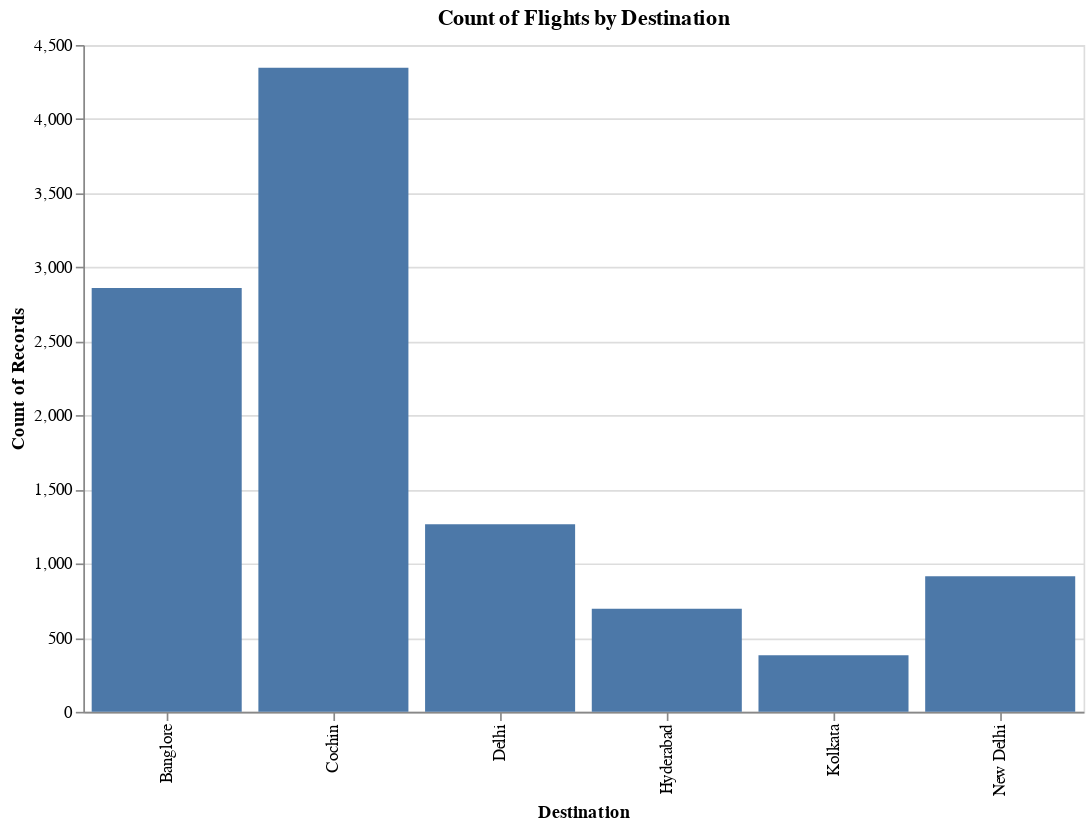

Here is the notebook cell this chart was saved with:
### Code cell
# Bar chart for destination

alt.data_transformers.enable("vegafusion")
chart = alt.Chart(df).mark_bar().encode(
    x='Destination',
    y='count()',
    tooltip=['Destination', 'count()']
).properties(
    title='Count of Flights by Destination',
    width=600,
    height=400
)

chart.display()

### Figure 1 — Vega specification as saved in the notebook (floating-point values rounded to 4 significant figures)
{"$schema": "https://vega.github.io/schema/vega/v5.json", "data": [{"name": "source_0", "values": [{"Destination": "New Delhi", "__count": 914}, {"Destination": "Banglore", "__count": 2860}, {"Destination": "Cochin", "__count": 4346}, {"Destination": "Kolkata", "__count": 381}, {"Destination": "Delhi", "__count": 1265}, {"Destination": "Hyderabad", "__count": 696}]}, {"name": "source_0_x_domain_Destination", "values": [{"Destination": "New Delhi"}, {"Destination": "Banglore"}, {"Destination": "Cochin"}, {"Destination": "Kolkata"}, {"Destination": "Delhi"}, {"Destination": "Hyderabad"}]}, {"name": "source_0_y_domain___count", "values": [{"min": 381, "max": 4346}]}], "marks": [{"type": "rect", "name": "marks", "from": {"data": "source_0"}, "encode": {"update": {"y": {"field": "__count", "scale": "y"}, "x": {"field": "Destination", "scale": "x"}, "fill": {"value": "#4c78a8"}, "width": {"signal": "max(0.25, bandwidth('x'))"}, "y2": {"value": 0, "scale": "y"}, "tooltip": {"signal": "{\"Destination\": isValid(datum[\"Destination\"]) ? datum[\"Destination\"] : \"\"+datum[\"Destination\"], \"Count of Records\": format(datum[\"__count\"], \"\")}"}}}, "style": ["bar"]}], "scales": [{"name": "x", "type": "band", "domain": {"data": "source_0_x_domain_Destination", "field": "Destination", "sort": true}, "range": [0, {"signal": "width"}], "paddingOuter": 0.05, "paddingInner": 0.1}, {"name": "y", "type": "linear", "domain": [{"signal": "(data(\"source_0_y_domain___count\")[0] || {}).min"}, {"signal": "(data(\"source_0_y_domain___count\")[0] || {}).max"}], "range": [{"signal": "height"}, 0], "zero": true, "nice": true}], "axes": [{"scale": "y", "minExtent": 0, "aria": false, "maxExtent": 0, "gridScale": "x", "ticks": false, "zindex": 0, "tickCount": {"signal": "ceil(height/40)"}, "orient": "left", "grid": true, "labels": false, "domain": false}, {"scale": "x", "orient": "bottom", "title": "Destination", "labelAlign": "right", "grid": false, "labelAngle": 270, "zindex": 0, "labelBaseline": "middle"}, {"scale": "y", "zindex": 0, "grid": false, "labelOverlap": true, "orient": "left", "title": "Count of Records", "tickCount": {"signal": "ceil(height/40)"}}], "title": {"text": "Count of Flights by Destination", "frame": "group"}, "padding": 5, "style": "cell", "height": 400, "width": 600, "background": "white"}
